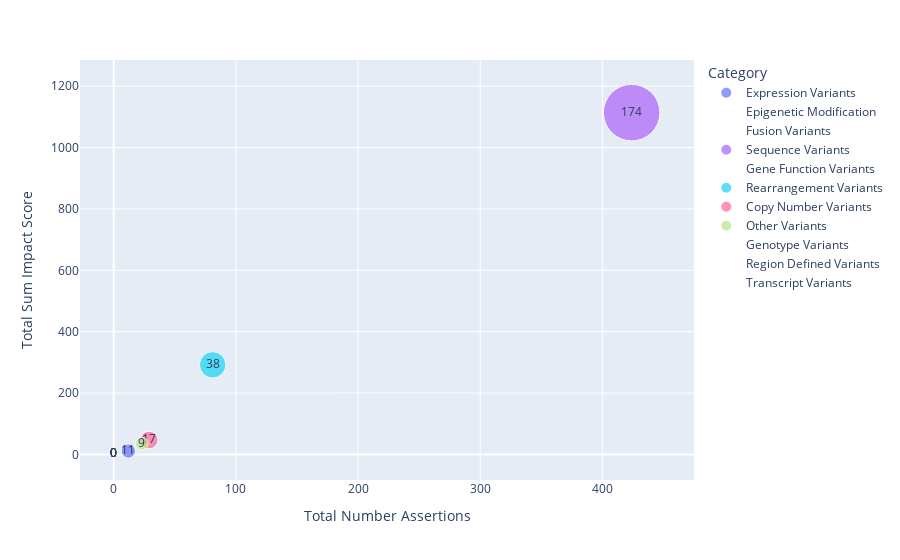

The notebook cell saved with this chart:
### Markdown cell above
The scatterplot below shows the relationship between the Not Suported variant sub category impact score and the number of assertions (evidence items) associated with features (variants) in each sub category. Additionally, the sizes of the data point represent the number of features (variants) in each sub category.

### Code cell
fig2 = px.scatter(
    data_frame=not_supported_feature_impact_df,
    x="Total Number Assertions",
    y="Total Sum Impact Score",
    size="Total Number Features",
    size_max=40,
    text="Total Number Features",
    color="Category"
)
fig2.show()

### Figure 1 — Plotly figure (JSON) as saved in the notebook; plotly's stock layout.template omitted (floating-point values rounded to 4 significant figures)
{"data": [{"hovertemplate": "Category=Expression Variants<br>Total Number Assertions=%{x}<br>Total Sum Impact Score=%{y}<br>Total Number Features=%{text}<extra></extra>", "legendgroup": "Expression Variants", "marker": {"color": "#636efa", "size": [11], "sizemode": "area", "sizeref": 0.1087, "symbol": "circle"}, "mode": "markers+text", "name": "Expression Variants", "orientation": "v", "showlegend": true, "text": [11], "type": "scatter", "x": [12], "xaxis": "x", "y": [11], "yaxis": "y"}, {"hovertemplate": "Category=Epigenetic Modification<br>Total Number Assertions=%{x}<br>Total Sum Impact Score=%{y}<br>Total Number Features=%{text}<extra></extra>", "legendgroup": "Epigenetic Modification", "marker": {"color": "#EF553B", "size": [0], "sizemode": "area", "sizeref": 0.1087, "symbol": "circle"}, "mode": "markers+text", "name": "Epigenetic Modification", "orientation": "v", "showlegend": true, "text": [0], "type": "scatter", "x": [0], "xaxis": "x", "y": [0], "yaxis": "y"}, {"hovertemplate": "Category=Fusion Variants<br>Total Number Assertions=%{x}<br>Total Sum Impact Score=%{y}<br>Total Number Features=%{text}<extra></extra>", "legendgroup": "Fusion Variants", "marker": {"color": "#00cc96", "size": [0], "sizemode": "area", "sizeref": 0.1087, "symbol": "circle"}, "mode": "markers+text", "name": "Fusion Variants", "orientation": "v", "showlegend": true, "text": [0], "type": "scatter", "x": [0], "xaxis": "x", "y": [0], "yaxis": "y"}, {"hovertemplate": "Category=Sequence Variants<br>Total Number Assertions=%{x}<br>Total Sum Impact Score=%{y}<br>Total Number Features=%{text}<extra></extra>", "legendgroup": "Sequence Variants", "marker": {"color": "#ab63fa", "size": [174], "sizemode": "area", "sizeref": 0.1087, "symbol": "circle"}, "mode": "markers+text", "name": "Sequence Variants", "orientation": "v", "showlegend": true, "text": [174], "type": "scatter", "x": [424], "xaxis": "x", "y": [1114], "yaxis": "y"}, {"hovertemplate": "Category=Gene Function Variants<br>Total Number Assertions=%{x}<br>Total Sum Impact Score=%{y}<br>Total Number Features=%{text}<extra></extra>", "legendgroup": "Gene Function Variants", "marker": {"color": "#FFA15A", "size": [0], "sizemode": "area", "sizeref": 0.1087, "symbol": "circle"}, "mode": "markers+text", "name": "Gene Function Variants", "orientation": "v", "showlegend": true, "text": [0], "type": "scatter", "x": [0], "xaxis": "x", "y": [0], "yaxis": "y"}, {"hovertemplate": "Category=Rearrangement Variants<br>Total Number Assertions=%{x}<br>Total Sum Impact Score=%{y}<br>Total Number Features=%{text}<extra></extra>", "legendgroup": "Rearrangement Variants", "marker": {"color": "#19d3f3", "size": [38], "sizemode": "area", "sizeref": 0.1087, "symbol": "circle"}, "mode": "markers+text", "name": "Rearrangement Variants", "orientation": "v", "showlegend": true, "text": [38], "type": "scatter", "x": [81], "xaxis": "x", "y": [292], "yaxis": "y"}, {"hovertemplate": "Category=Copy Number Variants<br>Total Number Assertions=%{x}<br>Total Sum Impact Score=%{y}<br>Total Number Features=%{text}<extra></extra>", "legendgroup": "Copy Number Variants", "marker": {"color": "#FF6692", "size": [17], "sizemode": "area", "sizeref": 0.1087, "symbol": "circle"}, "mode": "markers+text", "name": "Copy Number Variants", "orientation": "v", "showlegend": true, "text": [17], "type": "scatter", "x": [29], "xaxis": "x", "y": [47], "yaxis": "y"}, {"hovertemplate": "Category=Other Variants<br>Total Number Assertions=%{x}<br>Total Sum Impact Score=%{y}<br>Total Number Features=%{text}<extra></extra>", "legendgroup": "Other Variants", "marker": {"color": "#B6E880", "size": [9], "sizemode": "area", "sizeref": 0.1087, "symbol": "circle"}, "mode": "markers+text", "name": "Other Variants", "orientation": "v", "showlegend": true, "text": [9], "type": "scatter", "x": [23], "xaxis": "x", "y": [35], "yaxis": "y"}, {"hovertemplate": "Category=Genotype Variants<br>Total Number Assertions=%{x}<br>Total Sum Impact Score=%{y}<br>Total Number Features=%{text}<extra></extra>", "legendgroup": "Genotype Variants", "marker": {"color": "#FF97FF", "size": [0], "sizemode": "area", "sizeref": 0.1087, "symbol": "circle"}, "mode": "markers+text", "name": "Genotype Variants", "orientation": "v", "showlegend": true, "text": [0], "type": "scatter", "x": [0], "xaxis": "x", "y": [0], "yaxis": "y"}, {"hovertemplate": "Category=Region Defined Variants<br>Total Number Assertions=%{x}<br>Total Sum Impact Score=%{y}<br>Total Number Features=%{text}<extra></extra>", "legendgroup": "Region Defined Variants", "marker": {"color": "#FECB52", "size": [0], "sizemode": "area", "sizeref": 0.1087, "symbol": "circle"}, "mode": "markers+text", "name": "Region Defined Variants", "orientation": "v", "showlegend": true, "text": [0], "type": "scatter", "x": [0], "xaxis": "x", "y": [0], "yaxis": "y"}, {"hovertemplate": "Category=Transcript Variants<br>Total Number Assertions=%{x}<br>Total Sum Impact Score=%{y}<br>Total Number Features=%{text}<extra></extra>", "legendgroup": "Transcript Variants", "marker": {"color": "#636efa", "size": [0], "sizemode": "area", "sizeref": 0.1087, "symbol": "circle"}, "mode": "markers+text", "name": "Transcript Variants", "orientation": "v", "showlegend": true, "text": [0], "type": "scatter", "x": [0], "xaxis": "x", "y": [0], "yaxis": "y"}], "layout": {"legend": {"itemsizing": "constant", "title": {"text": "Category"}, "tracegroupgap": 0}, "margin": {"t": 60}, "xaxis": {"anchor": "y", "domain": [0, 1], "title": {"text": "Total Number Assertions"}}, "yaxis": {"anchor": "x", "domain": [0, 1], "title": {"text": "Total Sum Impact Score"}}}}
